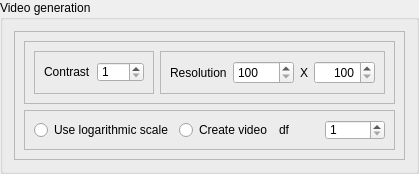
         <widget class="QGroupBox" name="groupBox_4">
          <property name="maximumSize">
           <size>
            <width>16777215</width>
            <height>16777215</height>
           </size>
          </property>
          <property name="title">
           <string>Video generation</string>
          </property>
          <layout class="QGridLayout" name="gridLayout_45">
           <item row="0" column="0">
            <widget class="QFrame" name="frame_22">
             <property name="frameShape">
              <enum>QFrame::StyledPanel</enum>
             </property>
             <property name="frameShadow">
              <enum>QFrame::Raised</enum>
             </property>
             <layout class="QGridLayout" name="gridLayout_44">
              <item row="3" column="0">
               <widget class="QFrame" name="frame_34">
                <property name="frameShape">
                 <enum>QFrame::StyledPanel</enum>
                </property>
                <property name="frameShadow">
                 <enum>QFrame::Raised</enum>
                </property>
                <layout class="QGridLayout" name="gridLayout_46">
                 <item row="0" column="4">
                  <widget class="QSpinBox" name="df">
                   <property name="maximumSize">
                    <size>
                     <width>60</width>
                     <height>20</height>
                    </size>
                   </property>
                   <property name="minimum">
                    <number>1</number>
                   </property>
                  </widget>
                 </item>
                 <item row="0" column="1">
                  <widget class="QRadioButton" name="isLog">
                   <property name="text">
                    <string>Use logarithmic scale</string>
                   </property>
                   <property name="autoExclusive">
                    <bool>false</bool>
                   </property>
                  </widget>
                 </item>
                 <item row="0" column="3">
                  <widget class="QLabel" name="label_5">
                   <property name="maximumSize">
                    <size>
                     <width>40</width>
                     <height>16777215</height>
                    </size>
                   </property>
                   <property name="text">
                    <string>df</string>
                   </property>
                  </widget>
                 </item>
                 <item row="0" column="2">
                  <widget class="QRadioButton" name="createVideo">
                   <property name="text">
                    <string>Create video</string>
                   </property>
                   <property name="autoExclusive">
                    <bool>false</bool>
                   </property>
                  </widget>
                 </item>
                </layout>
               </widget>
              </item>
              <item row="1" column="0">
               <widget class="QFrame" name="frame_33">
                <property name="frameShape">
                 <enum>QFrame::StyledPanel</enum>
                </property>
                <property name="frameShadow">
                 <enum>QFrame::Raised</enum>
                </property>
                <layout class="QGridLayout" name="gridLayout_48">
                 <item row="0" column="0">
                  <widget class="QFrame" name="frame_24">
                   <property name="maximumSize">
                    <size>
                     <width>16777215</width>
                     <height>50</height>
                    </size>
                   </property>
                   <property name="frameShape">
                    <enum>QFrame::StyledPanel</enum>
                   </property>
                   <property name="frameShadow">
                    <enum>QFrame::Raised</enum>
                   </property>
                   <layout class="QGridLayout" name="gridLayout_47">
                    <item row="0" column="0">
                     <widget class="QLabel" name="label_4">
                      <property name="maximumSize">
                       <size>
                        <width>60</width>
                        <height>16777215</height>
                       </size>
                      </property>
                      <property name="text">
                       <string>Contrast</string>
                      </property>
                     </widget>
                    </item>
                    <item row="0" column="1">
                     <widget class="QSpinBox" name="contrast">
                      <property name="maximumSize">
                       <size>
                        <width>60</width>
                        <height>20</height>
                       </size>
                      </property>
                      <property name="minimum">
                       <number>1</number>
                      </property>
                      <property name="maximum">
                       <number>100</number>
                      </property>
                     </widget>
                    </item>
                   </layout>
                  </widget>
                 </item>
                 <item row="0" column="2">
                  <widget class="QFrame" name="frame_23">
                   <property name="maximumSize">
                    <size>
                     <width>16777215</width>
                     <height>50</height>
                    </size>
                   </property>
                   <property name="frameShape">
                    <enum>QFrame::StyledPanel</enum>
                   </property>
                   <property name="frameShadow">
                    <enum>QFrame::Raised</enum>
                   </property>
                   <layout class="QGridLayout" name="gridLayout_32">
                    <item row="0" column="0">
                     <widget class="QLabel" name="label_2">
                      <property name="maximumSize">
                       <size>
                        <width>16777215</width>
                        <height>16777215</height>
                       </size>
                      </property>
                      <property name="text">
                       <string>Resolution</string>
                      </property>
                     </widget>
                    </item>
                    <item row="0" column="2">
                     <widget class="QSpinBox" name="resX">
                      <property name="maximumSize">
                       <size>
                        <width>70</width>
                        <height>30</height>
                       </size>
                      </property>
                      <property name="minimum">
                       <number>100</number>
                      </property>
                      <property name="maximum">
                       <number>10000</number>
                      </property>
                     </widget>
                    </item>
                    <item row="0" column="3">
                     <widget class="QLabel" name="label_3">
                      <property name="maximumSize">
                       <size>
                        <width>10</width>
                        <height>16777215</height>
                       </size>
                      </property>
                      <property name="text">
                       <string>X</string>
                      </property>
                     </widget>
                    </item>
                    <item row="0" column="4">
                     <widget class="QSpinBox" name="resY">
                      <property name="maximumSize">
                       <size>
                        <width>70</width>
                        <height>30</height>
                       </size>
                      </property>
                      <property name="frame">
                       <bool>true</bool>
                      </property>
                      <property name="alignment">
                       <set>Qt::AlignRight|Qt::AlignTrailing|Qt::AlignVCenter</set>
                      </property>
                      <property name="minimum">
                       <number>100</number>
                      </property>
                      <property name="maximum">
                       <number>10000</number>
                      </property>
                     </widget>
                    </item>
                   </layout>
                  </widget>
                 </item>
                </layout>
               </widget>
              </item>
             </layout>
            </widget>
           </item>
          </layout>
         </widget>
